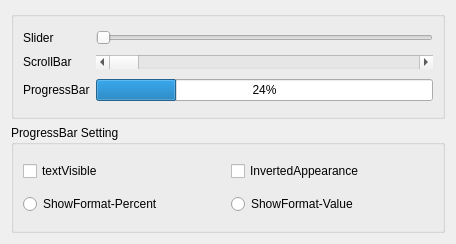
<?xml version="1.0" encoding="UTF-8"?>
<ui version="4.0">
 <class>Form</class>
 <widget class="QWidget" name="Form">
  <property name="geometry">
   <rect>
    <x>0</x>
    <y>0</y>
    <width>456</width>
    <height>244</height>
   </rect>
  </property>
  <property name="windowTitle">
   <string>Form</string>
  </property>
  <layout class="QVBoxLayout" name="verticalLayout">
   <item>
    <widget class="QGroupBox" name="groupBox">
     <property name="title">
      <string/>
     </property>
     <layout class="QGridLayout" name="gridLayout">
      <item row="0" column="0">
       <widget class="QLabel" name="label">
        <property name="text">
         <string>Slider</string>
        </property>
       </widget>
      </item>
      <item row="0" column="1">
       <widget class="QSlider" name="horizontalSlider">
        <property name="orientation">
         <enum>Qt::Horizontal</enum>
        </property>
       </widget>
      </item>
      <item row="1" column="0">
       <widget class="QLabel" name="label_2">
        <property name="text">
         <string>ScrollBar</string>
        </property>
       </widget>
      </item>
      <item row="1" column="1">
       <widget class="QScrollBar" name="horizontalScrollBar">
        <property name="orientation">
         <enum>Qt::Horizontal</enum>
        </property>
       </widget>
      </item>
      <item row="2" column="0">
       <widget class="QLabel" name="label_3">
        <property name="text">
         <string>ProgressBar</string>
        </property>
       </widget>
      </item>
      <item row="2" column="1">
       <widget class="QProgressBar" name="progressBar">
        <property name="value">
         <number>24</number>
        </property>
       </widget>
      </item>
     </layout>
    </widget>
   </item>
   <item>
    <widget class="QGroupBox" name="groupBox_2">
     <property name="title">
      <string>ProgressBar Setting</string>
     </property>
     <layout class="QGridLayout" name="gridLayout_2">
      <item row="0" column="0">
       <widget class="QCheckBox" name="checkBox_txtVis">
        <property name="text">
         <string>textVisible</string>
        </property>
       </widget>
      </item>
      <item row="0" column="1">
       <widget class="QCheckBox" name="checkBox_invert">
        <property name="layoutDirection">
         <enum>Qt::LeftToRight</enum>
        </property>
        <property name="text">
         <string>InvertedAppearance</string>
        </property>
       </widget>
      </item>
      <item row="1" column="0">
       <widget class="QRadioButton" name="radioBtn_percnet">
        <property name="text">
         <string>ShowFormat-Percent</string>
        </property>
       </widget>
      </item>
      <item row="1" column="1">
       <widget class="QRadioButton" name="radioBtn_value">
        <property name="text">
         <string>ShowFormat-Value</string>
        </property>
       </widget>
      </item>
     </layout>
    </widget>
   </item>
  </layout>
 </widget>
 <tabstops>
  <tabstop>horizontalSlider</tabstop>
  <tabstop>checkBox_txtVis</tabstop>
  <tabstop>checkBox_invert</tabstop>
  <tabstop>radioBtn_percnet</tabstop>
  <tabstop>radioBtn_value</tabstop>
 </tabstops>
 <resources/>
 <connections/>
</ui>
